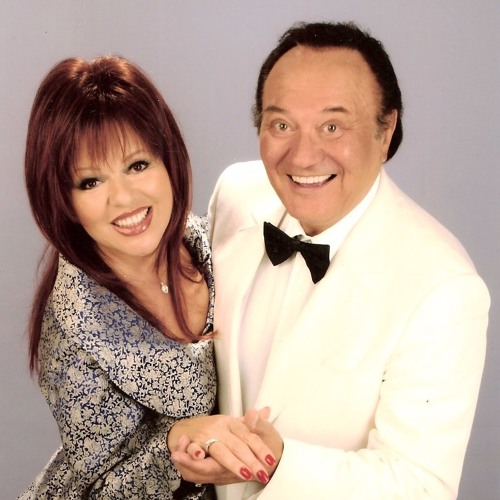
#> input picture gfx/korda_klari.jpg, 500 x 500 px, found by its file name
$ python gen_faces.py
#> lines starting #> are read from the running program, lines starting #| are printed output that depends on the picture; after the words box and inside, x2 and y2 are one past the last pixel; in counts of white or black regions, pixels touching at a corner belong together
#!/usr/bin/env python3
"""Makes the two commentator portraits (Korda Gyorgy, Klarika) from the photo gfx/korda_klari.jpg and writes src/faces.c:
48x48 one-bit bitmaps (1 = white, 0 = black; the monochrome look) and, for the colour model, one colour pair per 4x4 cell
(the colour of its dark pixels and of its light pixels, 12 pairs shared by both portraits, found by k-means) plus the
palette. Needs Pillow. Usage: gen_faces.py src/faces.c [preview.png]"""
import sys, random
from PIL import Image, ImageFilter, ImageOps

SRC = "gfx/korda_klari.jpg"
SIZE = 48
# square crops (left, top, right, bottom) around the two faces in the 500x500 photo
LEVELS = [(60, 185), (45, 200)]                                 # per portrait: black point, white point
CROPS = [(222, 12, 432, 222), (14, 62, 224, 272)]


def portrait(box, levels):
    im = Image.open(SRC).convert("L").crop(box)
    im = im.resize((SIZE * 4, SIZE * 4), Image.LANCZOS).filter(ImageFilter.UnsharpMask(radius=3, percent=150, threshold=0))
    im = im.resize((SIZE, SIZE), Image.LANCZOS)
    lo, hi = levels                                                # dark stays dark, the grey backdrop and the skin go white
    im = im.point(lambda v: max(0, min(255, (v - lo) * 255 // (hi - lo))))
    return im.convert("1")                                         # Floyd-Steinberg dithering


def pack(im):
    px = im.load()
    out = []
    for y in range(SIZE):
        for k in range(SIZE // 8):
            out.append(sum((1 if px[k * 8 + b, y] else 0) << (7 - b) for b in range(8)))
    return out


def rgb(box):
    return Image.open(SRC).convert("RGB").crop(box).resize((SIZE, SIZE), Image.LANCZOS)


def cell_pairs(bw, col):
    """per 4x4 cell: mean colour of the black pixels and of the white pixels (6 numbers)"""
    pb, pc = bw.load(), col.load()
    out = []
    for cy in range(SIZE // 4):
        for cx in range(SIZE // 4):
            sums = [[0, 0, 0, 0], [0, 0, 0, 0]]
            for y in range(cy * 4, cy * 4 + 4):
                for x in range(cx * 4, cx * 4 + 4):
                    k = 1 if pb[x, y] else 0
                    for i in range(3):
                        sums[k][i] += pc[x, y][i]
                    sums[k][3] += 1
            a = [v / max(1, sums[k][3]) for k in (0, 1) for v in sums[k][:3]]
            for k in (0, 1):                                       # an empty class takes the other one's colour
                if not sums[k][3]:
                    a[3 * k:3 * k + 3] = a[3 * (1 - k):3 * (1 - k) + 3]
            if a[0] + a[1] + a[2] > a[3] + a[4] + a[5]:            # keep "dark" darker than "light"
                a = a[3:] + a[:3]
            a[:3] = [v * 0.55 for v in a[:3]]                      # darker darks: the eyes and the mouth stay visible
            out.append(a)
    return out


def kmeans(vs, k, seed=7):
    rnd = random.Random(seed)
    cent = [vs[rnd.randrange(len(vs))]]
    while len(cent) < k:                                           # k-means++ start
        d = [min(sum((a - b) ** 2 for a, b in zip(v, c)) for c in cent) for v in vs]
        r, acc = rnd.random() * sum(d), 0
        for v, dv in zip(vs, d):
            acc += dv
            if acc >= r:
                cent.append(v); break
    for _ in range(40):
        groups = [[] for _ in cent]
        for v in vs:
            groups[min(range(len(cent)), key=lambda i: sum((a - b) ** 2 for a, b in zip(v, cent[i])))].append(v)
        cent = [[sum(x) / len(g) for x in zip(*g)] if g else c for g, c in zip(groups, cent)]
    return cent


def c332(r, g, b):
    return (round(r / 255 * 7) << 5) | (round(g / 255 * 7) << 2) | round(b / 255 * 3)


def main():
    ims = [portrait(b, lv) for b, lv in zip(CROPS, LEVELS)]
#> in portrait, `im = im.resize((SIZE * 4, SIZE * 4), Image.LANCZOS).filter(ImageFilter..`:
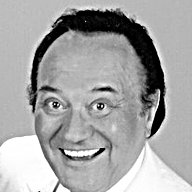
#> im: PIL image 192x192 L; min 0, max 255, mean 165.1
#> in portrait, `return im.convert("1")`:
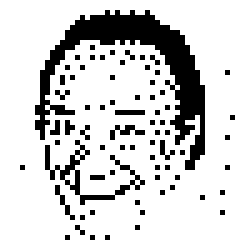
#> returned value: PIL image 48x48 1 (shown 5 times larger); 80.8% white; 71 black regions (69 under 20 px), largest, box (x1, y1, x2, y2) and area: (7, 2, 41, 34) 286, (9, 28, 29, 41) 49
#> call 2 of portrait, with box = (14, 62, 224, 272), levels = (45, 200)
#> in portrait (call 2), `im = im.resize((SIZE * 4, SIZE * 4), Image.LANCZOS).filter(ImageFilter..`:
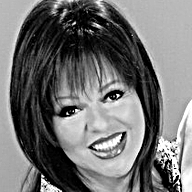
#> im: PIL image 192x192 L; min 0, max 255, mean 113.1
#> in portrait (call 2), `im = im.point(lambda v: max(0, min(255, (v - lo) * 255 // (hi - lo))))`:
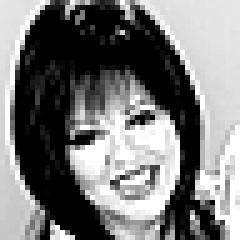
#> im: PIL image 48x48 L (shown 5 times larger); min 0, max 255, mean 121
#> in portrait (call 2), `return im.convert("1")`:
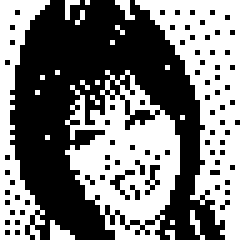
#> returned value: PIL image 48x48 1 (shown 5 times larger); 48% white; 22 white regions (19 under 20 px), largest, box (x1, y1, x2, y2) and area: (27, 0, 48, 48) 425, (13, 14, 36, 48) 419, (0, 0, 10, 48) 207
#> ims = 2 items
    pairs = [cell_pairs(im, rgb(b)) for im, b in zip(ims, CROPS)]
#> in rgb, `return Image.open(SRC).convert("RGB").crop(box).resize((SIZE, SIZE), I..`:
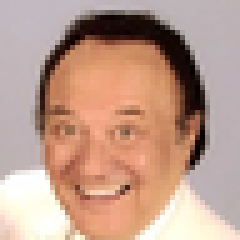
#> returned value: PIL image 48x48 RGB (shown 5 times larger); mean R, G, B 190.6, 155.7, 139.4
#> after the loop in cell_pairs, `for cy in range(SIZE // 4):`: out = 144 items
#> call 2 of rgb, with box = (14, 62, 224, 272)
#> in rgb (call 2), `return Image.open(SRC).convert("RGB").crop(box).resize((SIZE, SIZE), I..`:
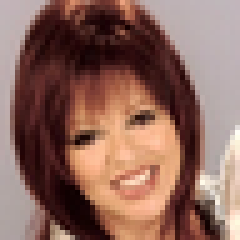
#> returned value: PIL image 48x48 RGB (shown 5 times larger); mean R, G, B 139.9, 102.3, 91.5
#> pairs = 2 items
    cent = kmeans(pairs[0] + pairs[1], 12)
#> in kmeans, `cent = [vs[rnd.randrange(len(vs))]]`: cent = [[103.4, 96.8, 97.63, 188.9, 176.6, 177.6]]
#> the loop in kmeans, `while len(cent) < k:` made 11 passes
#> r on passes 1 to 11: 5665159.3, 1251694, 68519.5, 1093055.6, 111950.7, 535895.5, 689001.3, 149757.7, 36030.6, 148988.2, 63397
#> after the loop in kmeans, `while len(cent) < k:`: cent = 12 items
    quant = [(c332(*c[:3]), c332(*c[3:])) for c in cent]
#> quant = [(109, 182), (73, 182), (32, 68), (32, 32), (109, 218), (36, 178), (36, 177), (36, 214), (105, 209), (36, 137), (145, 255), (105, 209)]
    # palette words: byte n = colour of pixel 0 in nibble n, byte 16 + n = colour of pixel 1; nibbles 0..3 are the game's
    pal = [0x000C, 0x02E0, 0, 0, 0, 0, 0, 0, 0xFFFF, 0xFFFF, 0, 0, 0, 0, 0, 0]
    for i, (c0, c1) in enumerate(quant):
        n = i + 4
        pal[n // 2] |= c0 << (8 * (n & 1))
        pal[8 + n // 2] |= c1 << (8 * (n & 1))
#> this loop made 12 passes
#> after the loop, pal = [12, 736, 18797, 8224, 9325, 9252, 9321, 27025, 65535, 65535, 46774, 8260, 45786, 54961, 35281, 53759]
    nibs = []
    for pr in pairs:
        ns = [min(range(12), key=lambda i: sum((a - b) ** 2 for a, b in zip(v, cent[i]))) + 4 for v in pr]
        nibs.append([ns[i] << 4 | ns[i + 1] for i in range(0, len(ns), 2)])
#> this loop made 2 passes
#> after the loop, nibs = 2 items
#> (the run stopped early here; a loop or call above may not have finished)
